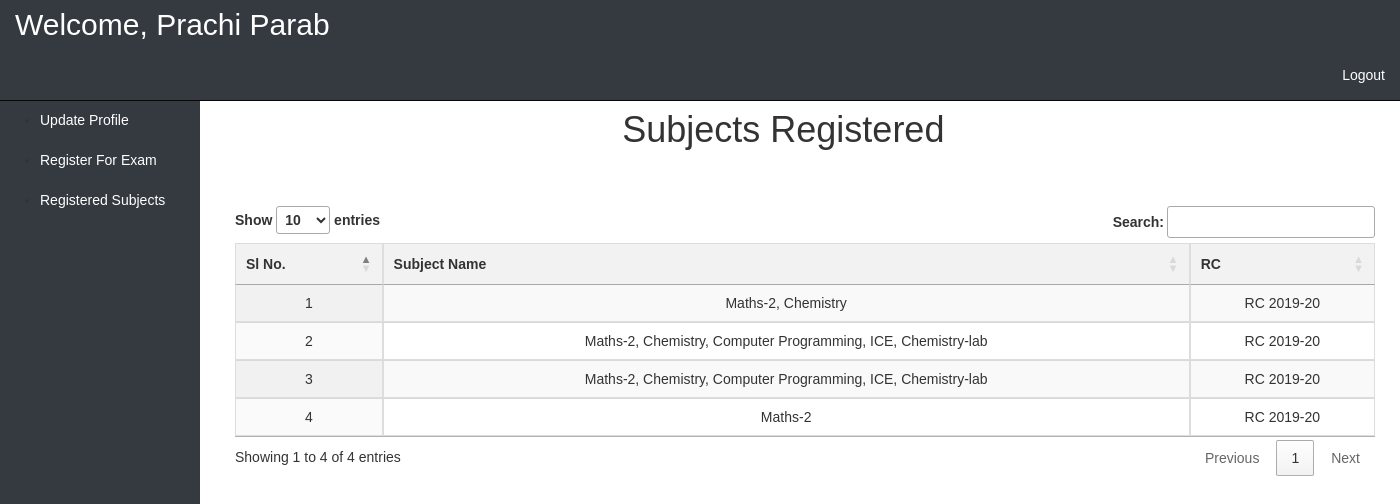
Screenshot of /dtr_panel/dtr_dashboard/Xam/user/dashboard.php?page=subjects_reg (signed in) with the database file from the repository.
### tables this page shows
CREATE TABLE IF NOT EXISTS `student` (
  `fname` varchar(10) NOT NULL,
  `lname` varchar(10) NOT NULL,
  `rno` int NOT NULL,
  `email` varchar(30) NOT NULL,
  `dept` varchar(30) NOT NULL,
  `sem` int NOT NULL,
  `gender` varchar(3) NOT NULL,
  `phno` bigint NOT NULL,
  `password` varchar(255) NOT NULL,
  `categry` varchar(10) NOT NULL,
  `rc` char(15) NOT NULL,
  PRIMARY KEY (`rno`),
  UNIQUE KEY `rno` (`rno`)
);

CREATE TABLE IF NOT EXISTS `exam_reg` (
  `reg_id` int NOT NULL AUTO_INCREMENT,
  `reg_type` varchar(255) NOT NULL,
  `sem` int NOT NULL,
  `rc` varchar(255) NOT NULL,
  `categry` varchar(255) NOT NULL,
  `selected_subjects` varchar(255) NOT NULL,
  `rno` int NOT NULL,
  `dept` varchar(255) NOT NULL,
  `reg_date` date NOT NULL,
  `amount` int NOT NULL,
  PRIMARY KEY (`reg_id`)
);

### dtr_panel/dtr_dashboard/Xam/user/subjects_reg.php (the view, shortened to what this page needs)
<?php
require_once('../connection.php');
$query1 = "SELECT * FROM exam_reg where rno = '$user'";
$result = mysqli_query($con, $query1);
?>
<!DOCTYPE html>
<html lang="en">
<head>
    <link rel="stylesheet" type="text/css" href="https://cdn.datatables.net/1.10.25/css/jquery.dataTables.min.css">
</head>
<body>
    <h1>Subjects Registered</h1>
    <div class="container">
        <table id="example" class="display">
            <thead>
                <tr>
                    <th>Sl No.</th>
                    <th>Subject Name</th>
                    <th>RC</th>
                </tr>
            </thead>
            <tbody>
                <?php
                $i = 1;
                while ($row = mysqli_fetch_array($result)) {
                    echo "<tr>";
                    echo "<td>" . $i . "</td>";
                    echo "<td>" . $row['selected_subjects'] . "</td>";
                    echo "<td>" . $row['rc'] . "</td>";
                    echo "</tr>";
                    $i++;
                }
                ?>
            </tbody>
        </table>
    </div>
</body>
</html>

### dtr_panel/dtr_dashboard/Xam/user/dashboard.php (shortened to what this page needs)
<?php
require_once('../connection.php');
$user = $_SESSION['user'];
if ($user == "") {
    header('location:../index.php');
} else {
    $stud =  mysqli_query($con, "SELECT * from student where rno = '$user'");
}
$row = mysqli_fetch_array($stud);
$q = mysqli_query($con, "select * from exam_reg where rno='" . $_SESSION['user'] . "'");
$rr = mysqli_num_rows($q);
if (!$rr) {
    $exerrr = "<font color='red';font-family:'Acme';>You have not Registered for Exam Yet!</font>";
} else {
    $exerrr = "<font color='primary'>Your Application has Been Submitted..! </font>";
}
?>
<!DOCTYPE html>
<html lang="en">
<head>
    <link rel="stylesheet" href="https://maxcdn.bootstrapcdn.com/bootstrap/3.3.7/css/bootstrap.min.css">
</head>
<body>
    <nav class="navbar navbar-inverse navbar-fixed-top" >
        <div class="container-fluid"style="background-color:#343a40;">
            <div class="navbar-header">
                <a class="navbar-brand text-black" style="font-size:30px;color: white;padding-right: 1000px;background-color:#343a40" href="#">Welcome, <?php echo '' . $row['fname'] . ' ' . $row['lname']; ?> </a>
            </div>
            <ul class="nav navbar-nav navbar-right collapsed text-black" id="navbar">
                <li>
                    <a class="mnav11" style="color:white;-size:25px;background-color:#343a40" href="../logout.php?logout"><i class="fas fa-sign-out-alt" aria-hidden="true"></i> Logout</a>
                </li>
            </ul>
    </nav>
    <div class="wrapper">
        <div class="sidebar col -l2 -s4">
            <ul>
                <li><a href="dashboard.php"style="color: #ffffff"><i class="fas fa-clipboard"></i>Dashboard</a></li><br>
                <li><a href="dashboard.php?page=update_profile"style="color: #ffffff"><i class="fas fa-user-edit"></i> Update Profile</a></li><br>
                <li><a href="dashboard.php?page=reg2"style="color: #ffffff"><i class="fas fa-pen"></i>Register For Exam</a></li><br>
                <li><a href="dashboard.php?page=subjects_reg"style="color: #ffffff"><i class="far fa-file"></i> Registered Subjects</a></li><br>
            </ul>
        </div>
        <div class="col-sm-12 col-sm-offset-12 col-md-10 col-md-offset-2 main">
            <?php
            @$page =  $_GET['page'];
            if ($page != "") {
                if ($page == "subjects_reg") {
                    include('subjects_reg.php');
                }
            } else {
            ?><h2 style="font-family:'Bitter';margin-left: 2%;font-weight:600;"><?php echo @$exerrr; ?></h2>
            <?php } ?>
</body>
</html>

### dtr_panel/dtr_dashboard/Xam/user/dashboard.php (style rules this page uses)
body { padding-top: 70px; }
.navbar-brand { font-size: 30px; color: white; padding-right: 750px; }
.text-black { color: black; }
.sidebar { margin-top:-20px; padding-top: 20px; width: 200px; height: 1000px; position: fixed; background-color: #343a40; overflow-x: hidden; overflow-y: auto; }
.main { margin-left: 200px; padding: 20px; }

### dtr_panel/dtr_dashboard/Xam/user/subjects_reg.php (style rules this page uses)
.container { overflow-x: auto; }
table { white-space: nowrap; }
body { font-family: Arial, sans-serif; }
h1 { text-align: center; margin: 20px 0; }
.container { margin: 5% auto; overflow-x: auto; }
table { width: 100%; border-collapse: collapse; white-space: nowrap; }
th, td { padding: 10px; text-align: center; border: 1px solid #ddd; }
th { background-color: #f2f2f2; }

### rows the page displays
student: fname "Prachi", lname "Parab"
exam_reg: selected_subjects "Maths-2, Chemistry", rc "RC 2019-20"
exam_reg: selected_subjects "Maths-2, Chemistry, Computer Programming, ICE, Chemistry-lab", rc "RC 2019-20"
exam_reg: selected_subjects "Maths-2, Chemistry, Computer Programming, ICE, Chemistry-lab", rc "RC 2019-20"
exam_reg: selected_subjects "Maths-2", rc "RC 2019-20"
